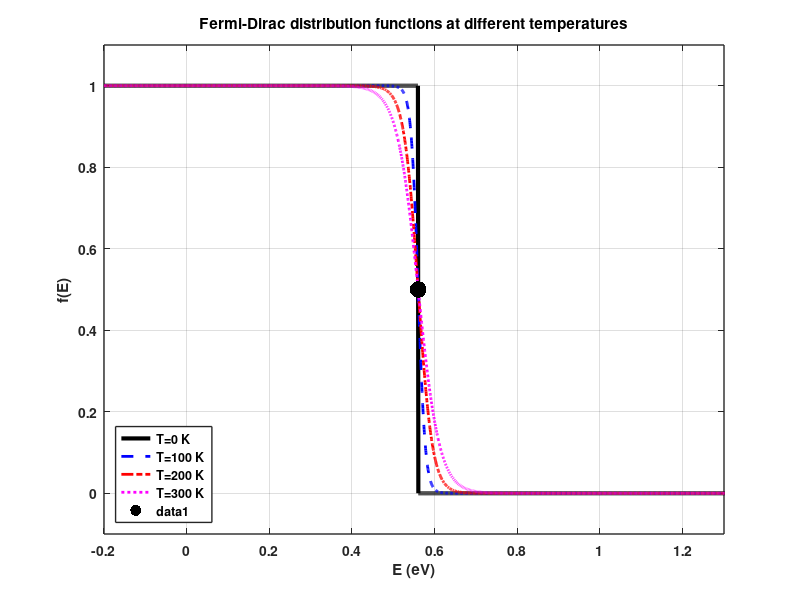
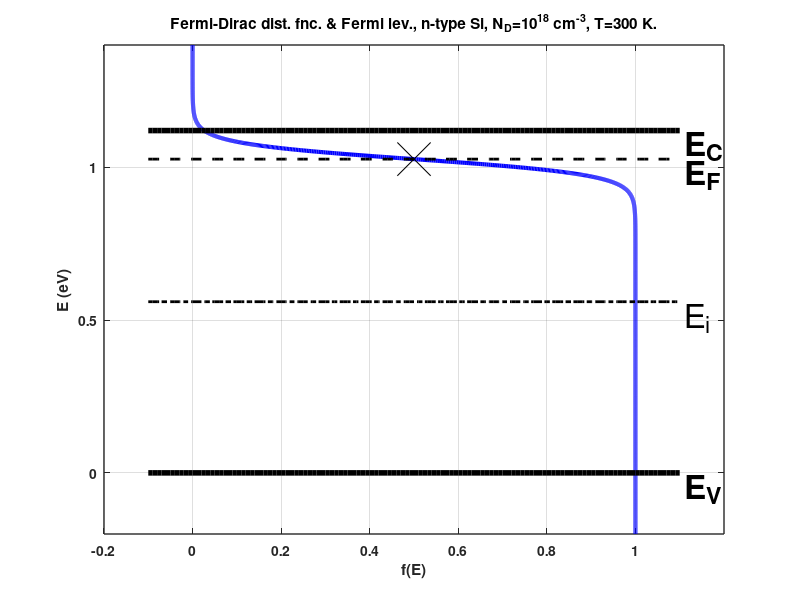
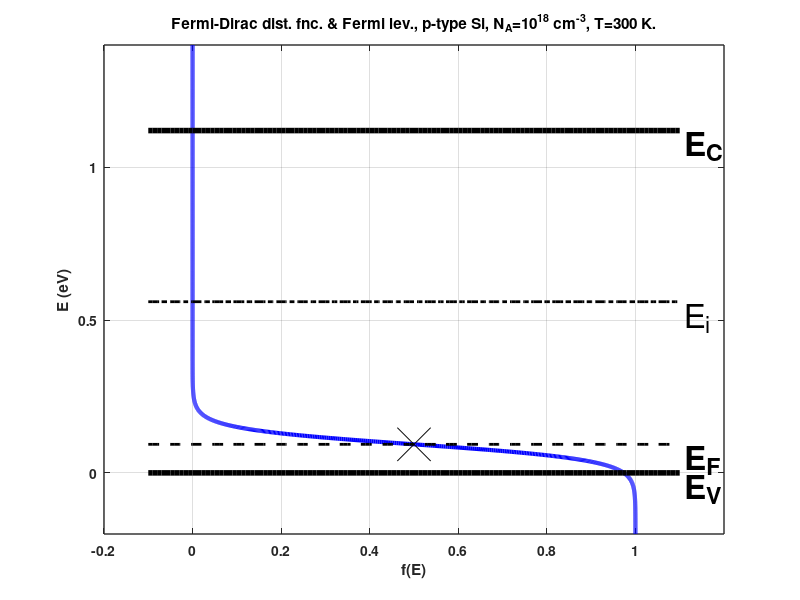

Source code (MATLAB) for these figures, in order:
% MATLAB program to illustrate Fermi-Dirac distribution function
% behavior -- (C) Zeynep Dilli, 2008

set(0,'DefaultAxesFontSize',10,'DefaultAxesFontWeight','bold','DefaultAxesLineWidth',1);

%% Fermi distribution function calculation
kB = 8.617e-5;  % in eV/K
Ef = 0.56;      % Fermi level in eV
E = -0.2:0.0005:1.4;  % Energy levels
% "Calculate" f(E) at T=0 K as fTo
fTo = zeros(size(E));
for k=1:length(E)
    if E(k)<Ef fTo(k)=1; 
    elseif E(k)==Ef fTo(k)=0.5; 
    end
end

% Calculate f(E) at three different temperatures
T1 = 100;  % in K
T2 = 200;  
T3 = 300;
fT1 = 1 ./ (1 + exp( (E-Ef*ones(size(E)))/(kB*T1) ));
fT2 = 1 ./ (1 + exp( (E-Ef*ones(size(E)))/(kB*T2) ));
fT3 = 1 ./ (1 + exp( (E-Ef*ones(size(E)))/(kB*T3) ));

figure(1); clf
plot(E,fTo,'k','LineWidth',3); 
grid on; hold on
plot(E,fT1,'b--','LineWidth',2)
plot(E,fT2,'r-.','LineWidth',2)
plot(E,fT3,'m:','LineWidth',2)
axis([-0.2 1.3 -0.1 1.1])
set(1,'Position',[34 88 634 538]);
xlabel('E (eV)'); ylabel('f(E)');
title('Fermi-Dirac distribution functions at different temperatures')
legend('T=0 K','T=100 K','T=200 K','T=300 K','Location','SouthWest')
plot(Ef,0.5,'k.','MarkerSize',36)

% Calculate Fermi Level and Fermi-Dirac distribution function
% for an n-type semiconductor 
% doped with N_D=1e18 1/cm3 at room temperature (T3 above)
Ei = Ef; % intrinsic Fermi Level
n_i = 1.45e10; % intrinsic carrier concentration

N_D = 1e18;  % doping
n_o = N_D;   % equilibrium electron concentration

Ef_n = Ei+kB*T3*log(n_o/n_i);

fT3_ntype = 1 ./ (1 + exp( (E-Ef_n*ones(size(E)))/(kB*T3) ));
figure(2); clf
plot(fT3_ntype,E,'b','LineWidth',3);
set(2,'Position',[34 88 634 538]);
axis([-0.2 1.2 -0.2 1.4])
grid on; hold on
ylabel('E (eV)'); xlabel('f(E)');
title('Fermi-Dirac dist. fnc. & Fermi lev., n-type Si, N_D=10^{18} cm^{-3}, T=300 K.')
% to mark the locations of the conduction/valence bands,
% Fermi level and intrinsic Fermi level
dummyvector=-0.1:0.01:1.1;
plot(dummyvector,zeros(length(dummyvector),1),'k','LineWidth',4)
plot(dummyvector,1.12*ones(length(dummyvector),1),'k','LineWidth',4)
plot(dummyvector,Ei*ones(length(dummyvector),1),'k-.','LineWidth',2)
plot(dummyvector,Ef_n*ones(length(dummyvector),1),'k--','LineWidth',2)
plot(0.5,Ef_n,'kx','MarkerSize',24)
text(1.11,1.12-0.05,'E_C','FontSize',24,'FontWeight','bold')
text(1.11,-0.05,'E_V','FontSize',24,'FontWeight','bold')
text(1.11,Ei-0.05,'E_i','FontSize',24)
text(1.11,Ef_n-0.05,'E_F','FontSize',24,'FontWeight','bold')

% Calculate Fermi Level and Fermi-Dirac distribution function
% for an p-type semiconductor 
% doped with N_A=1e18 1/cm3 at room temperature (T3 above)
Ei = Ef; % intrinsic Fermi Level
n_i = 1.45e10; % intrinsic carrier concentration

N_A = 1e18;  % doping
p_o = N_A;   % equilibrium electron concentration

Ef_p = Ei-kB*T3*log(p_o/n_i);

fT3_ptype = 1 ./ (1 + exp( (E-Ef_p*ones(size(E)))/(kB*T3) ));
figure(3); clf
plot(fT3_ptype,E,'b','LineWidth',3);
set(3,'Position',[34 88 634 538]);
axis([-0.2 1.2 -0.2 1.4])
grid on; hold on
ylabel('E (eV)'); xlabel('f(E)');
title('Fermi-Dirac dist. fnc. & Fermi lev., p-type Si, N_A=10^{18} cm^{-3}, T=300 K.')
% to mark the locations of the conduction/valence bands,
% Fermi level and intrinsic Fermi level
dummyvector=-0.1:0.01:1.1;
plot(dummyvector,zeros(length(dummyvector),1),'k','LineWidth',4)
plot(dummyvector,1.12*ones(length(dummyvector),1),'k','LineWidth',4)
plot(dummyvector,Ei*ones(length(dummyvector),1),'k-.','LineWidth',2)
plot(dummyvector,Ef_p*ones(length(dummyvector),1),'k--','LineWidth',2)
plot(0.5,Ef_p,'kx','MarkerSize',24)
text(1.11,1.12-0.05,'E_C','FontSize',24,'FontWeight','bold')
text(1.11,-0.05,'E_V','FontSize',24,'FontWeight','bold')
text(1.11,Ei-0.05,'E_i','FontSize',24)
text(1.11,Ef_p-0.05,'E_F','FontSize',24,'FontWeight','bold')